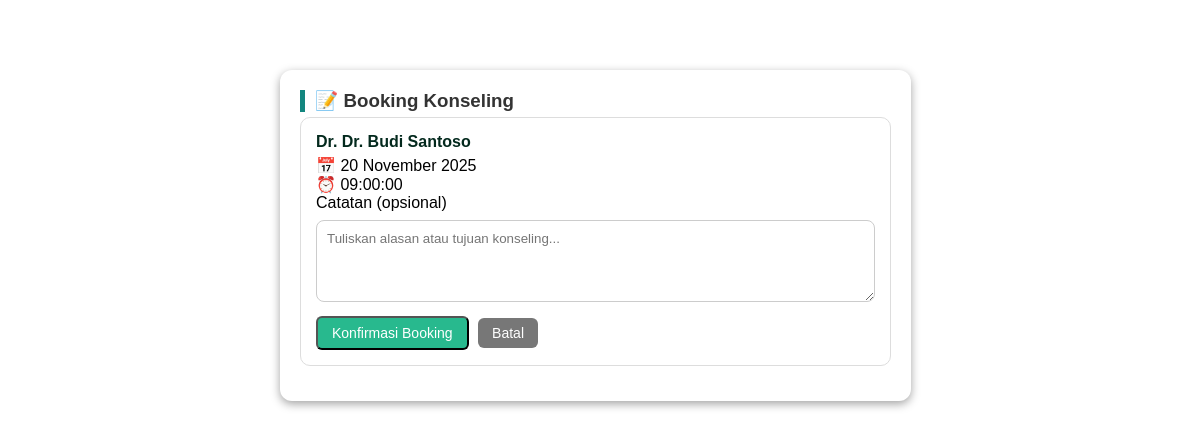
The page /booking.php?jadwal_id=11 (signed in) on the database as committed earlier.
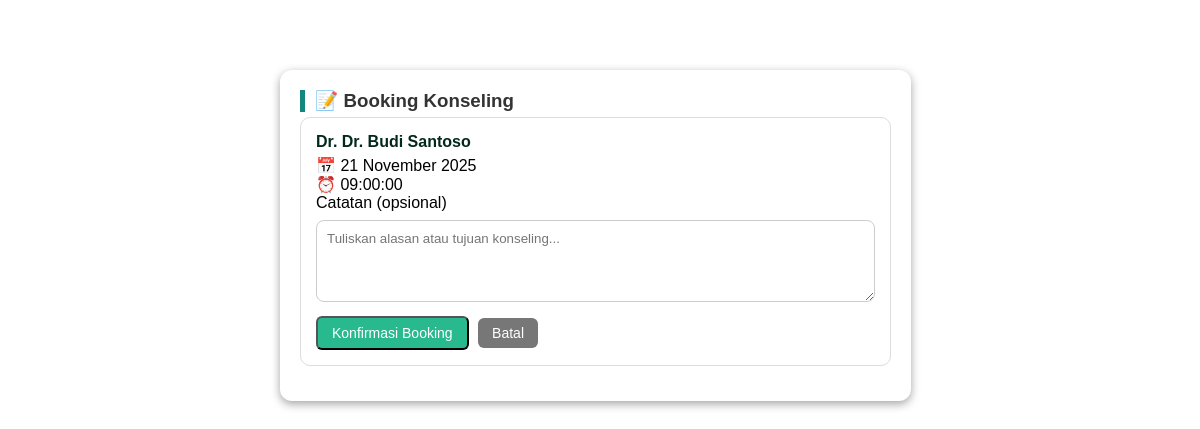
The same page on the database as committed later.
### tables this page shows
CREATE TABLE `jadwal_dokter` (
  `jadwal_id` int(11) NOT NULL,
  `dokter_id` int(11) DEFAULT NULL,
  `tanggal` date DEFAULT NULL,
  `jam` time DEFAULT NULL,
  `status` enum('tersedia','penuh') DEFAULT 'tersedia'
);

CREATE TABLE `users` (
  `user_id` int(11) NOT NULL,
  `nama` varchar(100) DEFAULT NULL,
  `email` varchar(100) DEFAULT NULL,
  `password` varchar(255) DEFAULT NULL,
  `role` enum('dokter','pasien') DEFAULT NULL,
  `no_hp` varchar(20) DEFAULT '-',
  `alamat` text DEFAULT NULL,
  `foto` varchar(255) DEFAULT 'default.png'
);

### booking.php (the view, shortened to what this page needs)
<?php
include 'connection.php';
$jadwal_id = intval($_GET['jadwal_id']);
$jadwal = mysqli_fetch_assoc(mysqli_query($conn, "
    SELECT j.*, u.nama AS nama_dokter
    FROM jadwal_dokter j
    JOIN users u ON j.dokter_id = u.user_id
    WHERE j.jadwal_id = '$jadwal_id'
"));
?>
<!DOCTYPE html>
<html lang="id">
<head>
<link rel="stylesheet" href="asset/css/jadwal.css">
</head>
<body>
<div class="container" style="max-width:700px;margin-top:40px;">
    <div class="section">
        <h3>📝 Booking Konseling</h3>
        <div class="card">
            <h4>Dr. <?= $jadwal['nama_dokter'] ?></h4>
            <p>📅 <?= date('d F Y', strtotime($jadwal['tanggal'])) ?></p>
            <p>⏰ <?= $jadwal['jam'] ?></p>
            <form method="POST">
                <label>Catatan (opsional)</label>
                <textarea name="catatan" rows="4" placeholder="Tuliskan alasan atau tujuan konseling..." style="width:100%;margin-top:8px;padding:10px;border-radius:8px;border:1px solid #ccc;"></textarea>
                <button type="submit" name="submit" class="btn btn-booking" style="margin-top:10px;">Konfirmasi Booking</button>
                <a href="daftar_jadwal.php" class="btn btn-danger" style="background:#777;margin-left:5px;">Batal</a>
            </form>
        </div>
    </div>
</div>
</body>
</html>

Rows that differ between the two databases and show on the page:
changed jadwal_dokter "Dr. Budi Santoso": tanggal "20 November 2025" → "21 November 2025"
